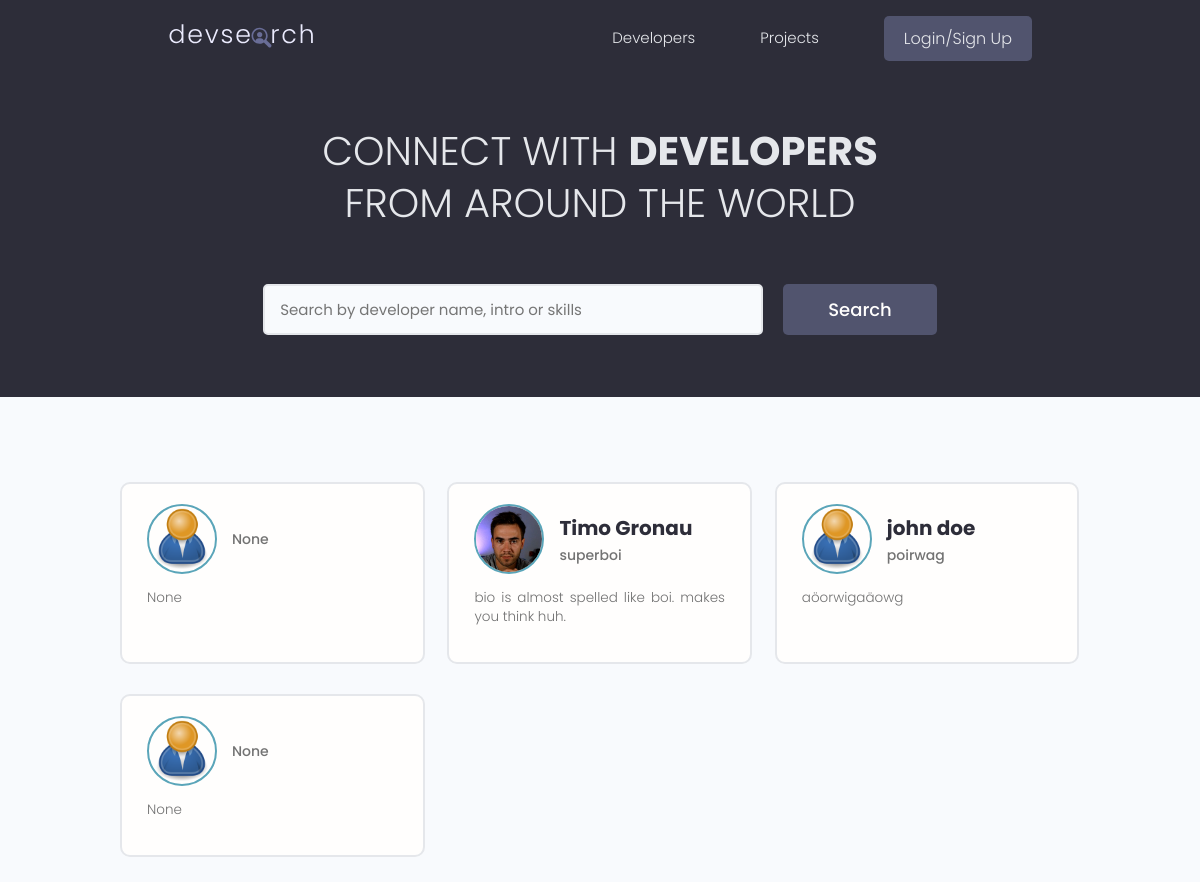
/, run on an earlier commit of the app's database.
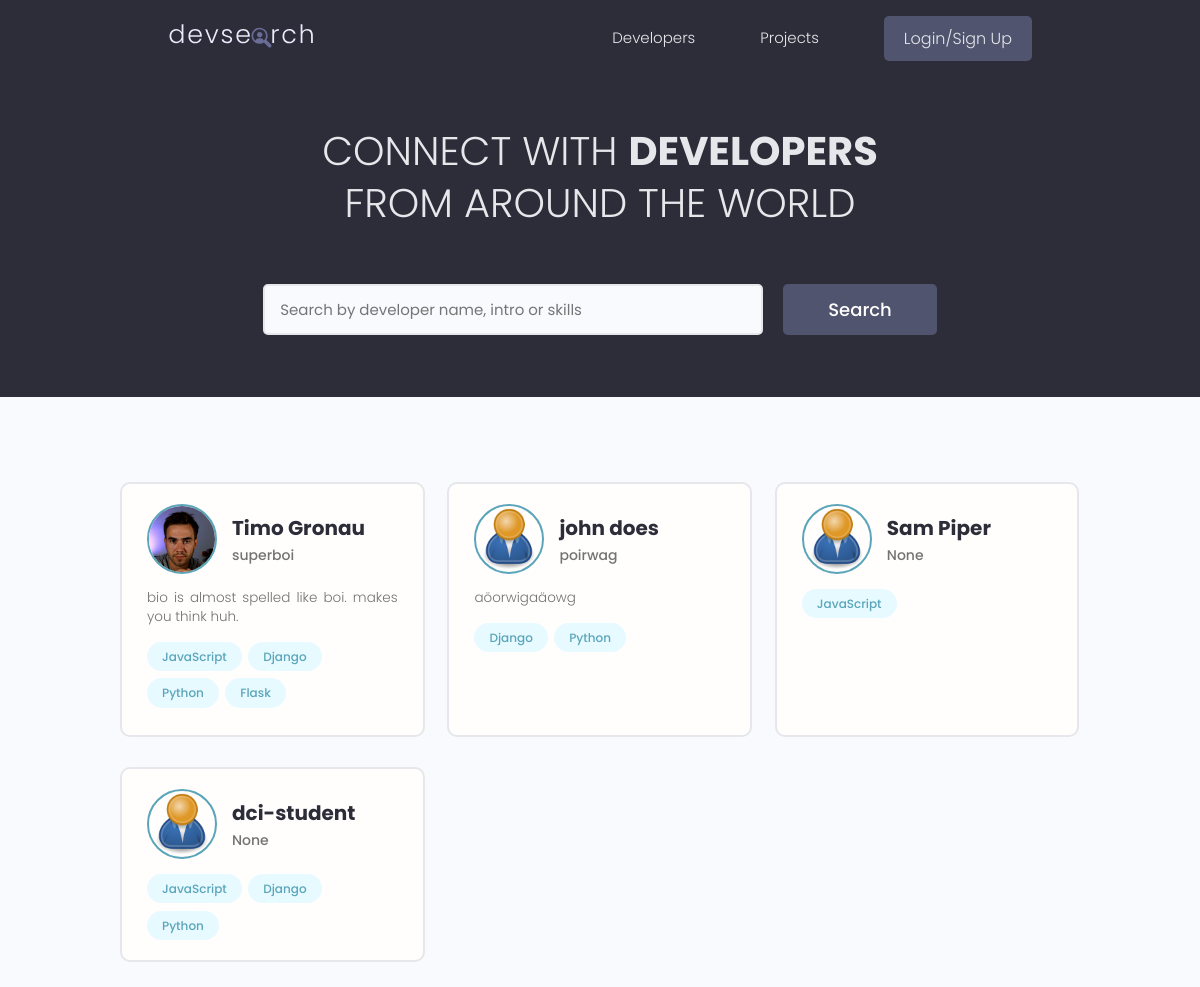
And on a later commit of the database.
### users/models.py (models this page shows, shortened)
class Profile(models.Model):
    id = models.UUIDField(default=uuid.uuid4, unique=True, primary_key=True, editable=False)
    user = models.OneToOneField(User, on_delete=models.CASCADE, null=True, blank=True)
    name = models.CharField(max_length=200, null=True, blank=True)
    username = models.CharField(max_length=200, null=True, blank=True)
    location = models.CharField(max_length=200, null=True, blank=True)
    email = models.EmailField(max_length=500, blank=True, null=True)
    short_intro = models.CharField(max_length=200, null=True, blank=True)
    bio = models.TextField(blank=True, null=True)
    profile_image = models.ImageField(null=True, blank=True, upload_to="profiles/", default="profiles/user-default.png")
    social_github = models.CharField(max_length=200, null=True, blank=True)
    social_twitter = models.CharField(max_length=200, null=True, blank=True)
    social_linkedin = models.CharField(max_length=200, null=True, blank=True)
    social_stackoverflow = models.CharField(max_length=200, null=True, blank=True)
    social_website = models.CharField(max_length=200, null=True, blank=True)
    created_at = models.DateTimeField(auto_now_add=True)
    skills = models.ManyToManyField('Skill', related_name='profiles')

class Skill(models.Model):
    name = models.CharField(max_length=50, null=True, blank=True)
    description = models.TextField(blank=True, null=True)
    id = models.UUIDField(default=uuid.uuid4, unique=True, primary_key=True, editable=False)
    def __str__(self):
        return str(self.name)

### users/views.py (the view)
# urls.py: path("", views.profiles, name="profiles"),
def profiles(request):
    profiles, search_query = search_profiles(request)
    page = request.GET.get('page', 1)
    results = 4
    paginator = Paginator(profiles, results)
    elided_page_range = paginator.get_elided_page_range(number=page)
    profiles = paginator.page(page)
    context = {
        'profiles':profiles,
        'search_query':search_query,
        "paginator":paginator,
        'elided_page_range':elided_page_range
        }
    return render(request, "users/profiles.html", context)

### users/utils.py (called while the page is built)
def search_profiles(request):
    search_query = ""
    if request.GET.get("search_query"):
        search_query = request.GET.get("search_query")
    profiles = Profile.objects.distinct().filter(
        Q(name__icontains=search_query) |
        Q(short_intro__icontains=search_query) |
        Q(skills__name__icontains=search_query)
        )
    return profiles, search_query

### users/templates/users/profiles.html (shortened to what this page needs)
{% extends "main.html" %} {% block content%}
<main class="home">
  <section class="hero-section text-center">
    <div class="container container--narrow">
      <div class="hero-section__box">
        <h2>CONNECT WITH <span>DEVELOPERS</span></h2>
        <h2>FROM AROUND THE WORLD</h2>
      </div>
      <div class="hero-section__search">
        <form class="form" action={% url "profiles" %} method="get">
          <div class="form__field">
            <input
              class="input input--text"
              id="formInput#search"
              type="text"
              name="search_query"
              value="{{search_query}}"
              placeholder="Search by developer name, intro or skills"
            />
          </div>
          <input class="btn btn--sub btn--lg" type="submit" value="Search" />
        </form>
      </div>
    </div>
  </section>
  <section class="devlist">
    <div class="container">
      <div class="grid grid--three">
        {% for profile in profiles%}
        <div class="column card">
          <div class="dev">
            <a href="{% url 'user-profile' profile.id%}" class="card__body">
              <div class="dev__profile">
                <img
                  class="avatar avatar--md"
                  src="{{profile.profile_image.url}}"
                  alt="image"
                />
                <div class="dev__meta">
                  <h3>{{profile.name}}</h3>
                  <h5>{{profile.short_intro|slice:"60"}}</h5>
                </div>
              </div>
              <p class="dev__info">{{profile.bio|slice:"150"}}</p>
              <div class="dev__skills">
                {% for skill in profile.skills.all|slice:"5" %}
                <span class="tag tag--pill tag--main">
                  <small>{{skill}}</small>
                </span>
                {% endfor %}
              </div>
            </a>
          </div>
        </div>
        {% endfor %}
      </div>
    </div>
  </section>
</main>
{% endblock content %}

What changed in the data, as far as the page shows it:
removed Profile: profile_image (placeholder picture), short_intro "None", bio "None"
removed Profile: profile_image (placeholder picture), short_intro "None", bio "None"
changed Profile "Timo Gronau": gains Skill (name "Flask")
now on this page (row unchanged): Skill: name "JavaScript"
now on this page (row unchanged): Skill: name "Django"
now on this page (row unchanged): Skill: name "Python"
changed Profile "poirwag": name "john doe" → "john does"
added Profile: profile_image (placeholder picture), name "Sam Piper", short_intro "None"
added Profile: profile_image (placeholder picture), name "dci-student", short_intro "None"
